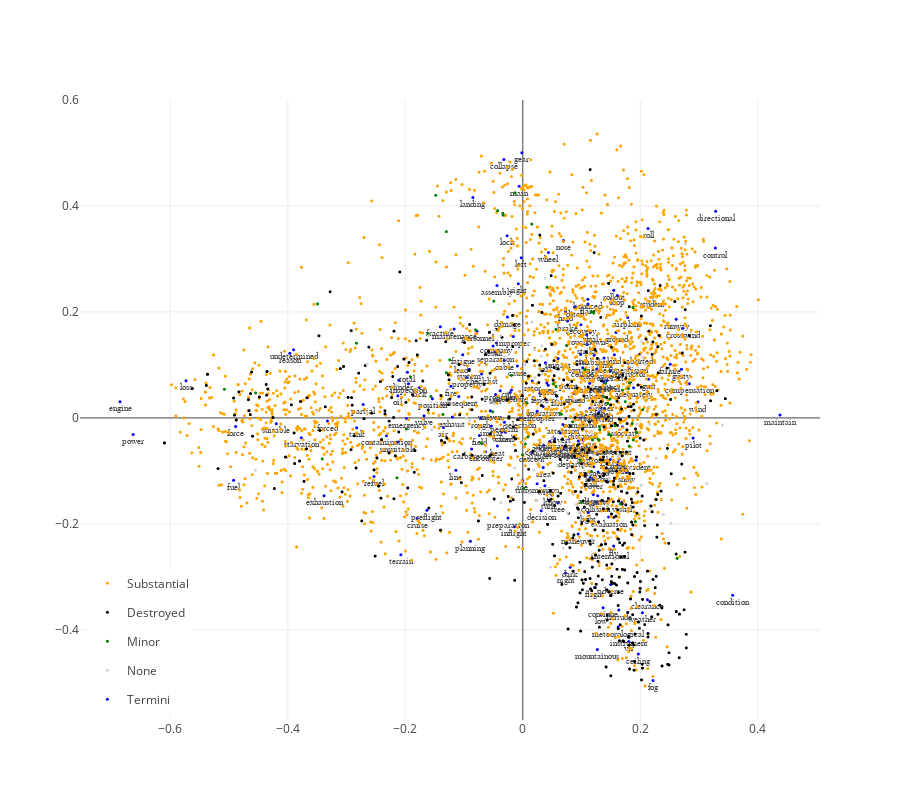

Source (notebook cell):
### Code cell
plot_lsa2D_termdoc(
    df["damage_class"],
    -1*dlsn[:,1],
    dlsn[:,2],
    -1*tlsn[:,1],
    tlsn[:,2],
    ord_terms
).update_layout(legend=dict(
    yanchor="bottom",
    y=0.01,
    xanchor="left",
    x=0.01
)).show()
